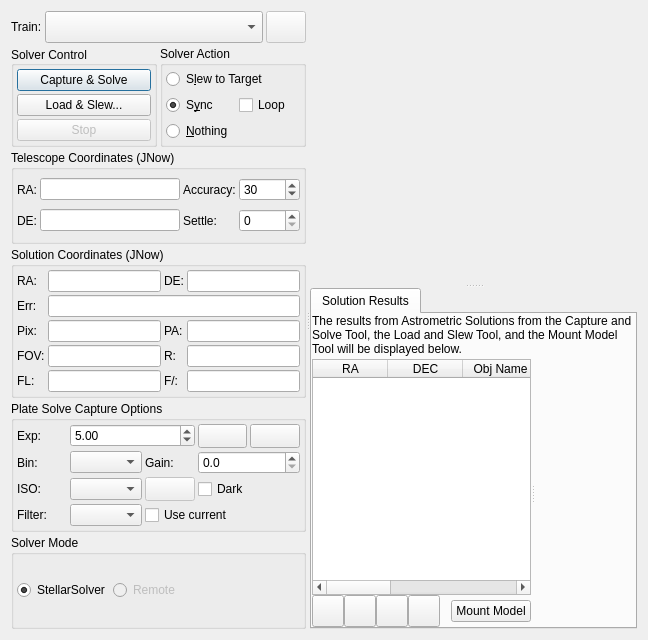
<?xml version="1.0" encoding="UTF-8"?>
<ui version="4.0">
 <class>Align</class>
 <widget class="QWidget" name="Align">
  <property name="geometry">
   <rect>
    <x>0</x>
    <y>0</y>
    <width>648</width>
    <height>640</height>
   </rect>
  </property>
  <layout class="QHBoxLayout" name="horizontalLayout_2">
   <item>
    <widget class="QSplitter" name="mainSplitter">
     <property name="orientation">
      <enum>Qt::Horizontal</enum>
     </property>
     <widget class="QWidget" name="layoutWidget">
      <layout class="QVBoxLayout" name="leftLayout">
       <property name="spacing">
        <number>3</number>
       </property>
       <item>
        <layout class="QHBoxLayout" name="trainLayout">
         <property name="spacing">
          <number>3</number>
         </property>
         <item>
          <widget class="QLabel" name="trainLabel">
           <property name="text">
            <string>Train:</string>
           </property>
          </widget>
         </item>
         <item>
          <widget class="QComboBox" name="opticalTrainCombo">
           <property name="sizePolicy">
            <sizepolicy hsizetype="MinimumExpanding" vsizetype="Fixed">
             <horstretch>0</horstretch>
             <verstretch>0</verstretch>
            </sizepolicy>
           </property>
           <property name="minimumSize">
            <size>
             <width>0</width>
             <height>32</height>
            </size>
           </property>
          </widget>
         </item>
         <item>
          <widget class="QPushButton" name="trainB">
           <property name="enabled">
            <bool>false</bool>
           </property>
           <property name="minimumSize">
            <size>
             <width>24</width>
             <height>24</height>
            </size>
           </property>
           <property name="maximumSize">
            <size>
             <width>16777215</width>
             <height>32</height>
            </size>
           </property>
           <property name="text">
            <string/>
           </property>
           <property name="icon">
            <iconset theme="document-edit"/>
           </property>
           <property name="iconSize">
            <size>
             <width>24</width>
             <height>24</height>
            </size>
           </property>
          </widget>
         </item>
        </layout>
       </item>
       <item>
        <layout class="QHBoxLayout" name="controlLayout">
         <property name="spacing">
          <number>3</number>
         </property>
         <item>
          <widget class="QGroupBox" name="controlBox">
           <property name="title">
            <string>Solver Control</string>
           </property>
           <property name="alignment">
            <set>Qt::AlignLeading|Qt::AlignLeft|Qt::AlignVCenter</set>
           </property>
           <layout class="QVBoxLayout" name="verticalLayout_4">
            <property name="spacing">
             <number>3</number>
            </property>
            <property name="leftMargin">
             <number>3</number>
            </property>
            <property name="topMargin">
             <number>3</number>
            </property>
            <property name="rightMargin">
             <number>3</number>
            </property>
            <property name="bottomMargin">
             <number>3</number>
            </property>
            <item>
             <widget class="QPushButton" name="solveB">
              <property name="enabled">
               <bool>true</bool>
              </property>
              <property name="text">
               <string>Capture &amp;&amp; Solve</string>
              </property>
              <property name="autoDefault">
               <bool>true</bool>
              </property>
              <property name="default">
               <bool>true</bool>
              </property>
             </widget>
            </item>
            <item>
             <widget class="QPushButton" name="loadSlewB">
              <property name="toolTip">
               <string>Load a FITS image and solve. Slew mount to image central coordinates.</string>
              </property>
              <property name="text">
               <string>Load &amp;&amp; Slew...</string>
              </property>
             </widget>
            </item>
            <item>
             <layout class="QHBoxLayout" name="stopLayout">
              <item>
               <widget class="QPushButton" name="stopB">
                <property name="enabled">
                 <bool>false</bool>
                </property>
                <property name="text">
                 <string>Stop</string>
                </property>
               </widget>
              </item>
             </layout>
            </item>
           </layout>
          </widget>
         </item>
         <item>
          <widget class="QGroupBox" name="gotoBox">
           <property name="toolTip">
            <string>Select which action to perform after the captured image is solved</string>
           </property>
           <property name="statusTip">
            <string>Select what action to take once a solution is found.</string>
           </property>
           <property name="title">
            <string>Solver Action</string>
           </property>
           <layout class="QGridLayout" name="gridLayout_4">
            <property name="leftMargin">
             <number>3</number>
            </property>
            <property name="topMargin">
             <number>3</number>
            </property>
            <property name="rightMargin">
             <number>3</number>
            </property>
            <property name="bottomMargin">
             <number>3</number>
            </property>
            <item row="1" column="0">
             <widget class="QRadioButton" name="syncR">
              <property name="toolTip">
               <string>Synchronize the telescope to the solution coordinates</string>
              </property>
              <property name="statusTip">
               <string/>
              </property>
              <property name="text">
               <string>S&amp;ync</string>
              </property>
              <property name="checked">
               <bool>true</bool>
              </property>
              <attribute name="buttonGroup">
               <string notr="true">gotoModeButtonGroup</string>
              </attribute>
             </widget>
            </item>
            <item row="3" column="0">
             <widget class="QRadioButton" name="nothingR">
              <property name="toolTip">
               <string>Just solve</string>
              </property>
              <property name="statusTip">
               <string/>
              </property>
              <property name="text">
               <string>&amp;Nothing</string>
              </property>
              <attribute name="buttonGroup">
               <string notr="true">gotoModeButtonGroup</string>
              </attribute>
             </widget>
            </item>
            <item row="1" column="1">
             <widget class="QCheckBox" name="solvingLoop">
              <property name="toolTip">
               <string>&lt;html&gt;&lt;head/&gt;&lt;body&gt;&lt;p&gt;Repeat plate solving if selected. This is only available for the solver actions &amp;quot;Sync&amp;quot; and &amp;quot;Nothing&amp;quot;.&lt;/p&gt;&lt;p&gt;To stop the plate solving loop, press the &amp;quot;Stop&amp;quot; button.&lt;/p&gt;&lt;/body&gt;&lt;/html&gt;</string>
              </property>
              <property name="text">
               <string>Loop</string>
              </property>
             </widget>
            </item>
            <item row="0" column="0" colspan="2">
             <widget class="QRadioButton" name="slewR">
              <property name="toolTip">
               <string>Synchronize the telescope to the solution coordinates and then slew to the target coordinates</string>
              </property>
              <property name="statusTip">
               <string/>
              </property>
              <property name="text">
               <string>S&amp;lew to Target</string>
              </property>
              <attribute name="buttonGroup">
               <string notr="true">gotoModeButtonGroup</string>
              </attribute>
             </widget>
            </item>
           </layout>
          </widget>
         </item>
        </layout>
       </item>
       <item>
        <widget class="QGroupBox" name="telescopeCoordinateGroup">
         <property name="title">
          <string>Telescope Coordinates (JNow)</string>
         </property>
         <layout class="QGridLayout" name="gridLayout">
          <property name="leftMargin">
           <number>3</number>
          </property>
          <property name="topMargin">
           <number>3</number>
          </property>
          <property name="rightMargin">
           <number>3</number>
          </property>
          <property name="bottomMargin">
           <number>3</number>
          </property>
          <property name="spacing">
           <number>3</number>
          </property>
          <item row="0" column="3">
           <widget class="QSpinBox" name="alignAccuracyThreshold">
            <property name="toolTip">
             <string>Accuracy threshold in arcseconds between solution and target coordinates. Plate solver shall be repeatedly executed until the solution coordinates are below the accuracy threshold</string>
            </property>
            <property name="minimum">
             <number>1</number>
            </property>
            <property name="maximum">
             <number>1200</number>
            </property>
            <property name="singleStep">
             <number>10</number>
            </property>
            <property name="value">
             <number>30</number>
            </property>
           </widget>
          </item>
          <item row="1" column="0">
           <widget class="QLabel" name="label_13">
            <property name="text">
             <string>DE:</string>
            </property>
           </widget>
          </item>
          <item row="1" column="1">
           <widget class="QLineEdit" name="ScopeDecOut">
            <property name="readOnly">
             <bool>true</bool>
            </property>
           </widget>
          </item>
          <item row="1" column="2">
           <widget class="QLabel" name="label_22">
            <property name="toolTip">
             <string>After telescope completes slewing, wait until it settles for this many milliseconds before capturing the next image.</string>
            </property>
            <property name="text">
             <string>Settle:</string>
            </property>
           </widget>
          </item>
          <item row="0" column="1">
           <widget class="QLineEdit" name="ScopeRAOut">
            <property name="readOnly">
             <bool>true</bool>
            </property>
           </widget>
          </item>
          <item row="1" column="3">
           <widget class="QSpinBox" name="alignSettlingTime">
            <property name="toolTip">
             <string>After telescope completes slewing, wait until it settles for this many milliseconds before capturing the next image.</string>
            </property>
            <property name="maximum">
             <number>15000</number>
            </property>
            <property name="singleStep">
             <number>100</number>
            </property>
           </widget>
          </item>
          <item row="0" column="0">
           <widget class="QLabel" name="label_12">
            <property name="text">
             <string>RA:</string>
            </property>
           </widget>
          </item>
          <item row="0" column="2">
           <widget class="QLabel" name="label_9">
            <property name="toolTip">
             <string>Accuracy threshold in arcseconds between solution and target coordinates. Plate solver shall be repeatedly executed until the solution coordinates are below the accuracy threshold</string>
            </property>
            <property name="text">
             <string>Accuracy:</string>
            </property>
           </widget>
          </item>
         </layout>
        </widget>
       </item>
       <item>
        <widget class="QGroupBox" name="solutionCoordinatesGroupBox">
         <property name="title">
          <string>Solution Coordinates (JNow)</string>
         </property>
         <layout class="QGridLayout" name="gridLayout_2">
          <property name="leftMargin">
           <number>3</number>
          </property>
          <property name="topMargin">
           <number>3</number>
          </property>
          <property name="rightMargin">
           <number>3</number>
          </property>
          <property name="bottomMargin">
           <number>3</number>
          </property>
          <property name="spacing">
           <number>3</number>
          </property>
          <item row="3" column="0">
           <widget class="QLabel" name="label_8">
            <property name="toolTip">
             <string>Effective field of view size in arcminutes.</string>
            </property>
            <property name="text">
             <string>FOV:</string>
            </property>
           </widget>
          </item>
          <item row="0" column="1">
           <widget class="QLineEdit" name="SolverRAOut">
            <property name="readOnly">
             <bool>true</bool>
            </property>
           </widget>
          </item>
          <item row="0" column="2">
           <widget class="QLabel" name="label_6">
            <property name="text">
             <string>DE:</string>
            </property>
           </widget>
          </item>
          <item row="1" column="0">
           <widget class="QLabel" name="err">
            <property name="toolTip">
             <string>Difference between telescope coordinates and solution coordinates in arcsec</string>
            </property>
            <property name="text">
             <string>Err:</string>
            </property>
           </widget>
          </item>
          <item row="1" column="1" colspan="3">
           <widget class="QLineEdit" name="errOut">
            <property name="toolTip">
             <string>Difference between telescope coordinates and solution coordinates in arcsec</string>
            </property>
            <property name="text">
             <string/>
            </property>
            <property name="readOnly">
             <bool>true</bool>
            </property>
           </widget>
          </item>
          <item row="0" column="0">
           <widget class="QLabel" name="label_2">
            <property name="text">
             <string>RA:</string>
            </property>
           </widget>
          </item>
          <item row="2" column="0">
           <widget class="QLabel" name="label_17">
            <property name="toolTip">
             <string>Image scale in arcsecs/pixel</string>
            </property>
            <property name="text">
             <string>Pix:</string>
            </property>
           </widget>
          </item>
          <item row="0" column="3">
           <widget class="QLineEdit" name="SolverDecOut">
            <property name="readOnly">
             <bool>true</bool>
            </property>
           </widget>
          </item>
          <item row="2" column="2">
           <widget class="QLabel" name="label_10">
            <property name="toolTip">
             <string>Image rotation angle, East of North</string>
            </property>
            <property name="text">
             <string>PA:</string>
            </property>
           </widget>
          </item>
          <item row="2" column="3">
           <widget class="QLineEdit" name="PAOut">
            <property name="toolTip">
             <string>Position angle in degrees, East of North</string>
            </property>
            <property name="readOnly">
             <bool>true</bool>
            </property>
           </widget>
          </item>
          <item row="2" column="1">
           <widget class="QLineEdit" name="pixScaleOut">
            <property name="toolTip">
             <string>Image scale in arcsecs/pixel</string>
            </property>
            <property name="readOnly">
             <bool>true</bool>
            </property>
           </widget>
          </item>
          <item row="4" column="0">
           <widget class="QLabel" name="label_14">
            <property name="text">
             <string>FL:</string>
            </property>
           </widget>
          </item>
          <item row="4" column="1">
           <widget class="QLineEdit" name="FocalLengthOut">
            <property name="toolTip">
             <string>&lt;html&gt;&lt;head/&gt;&lt;body&gt;&lt;p&gt;Calculated telescope (effective) focal length in millimeters. The effective focal length is measured from plate-solving.&lt;/p&gt;&lt;/body&gt;&lt;/html&gt;</string>
            </property>
            <property name="readOnly">
             <bool>true</bool>
            </property>
           </widget>
          </item>
          <item row="4" column="2">
           <widget class="QLabel" name="label_16">
            <property name="text">
             <string>F/:</string>
            </property>
           </widget>
          </item>
          <item row="4" column="3">
           <widget class="QLineEdit" name="FocalRatioOut">
            <property name="toolTip">
             <string>&lt;html&gt;&lt;head/&gt;&lt;body&gt;&lt;p&gt;Calculated telescope (effective) focal ratio. The effective focal ratio is measured from astrometry.&lt;/p&gt;&lt;/body&gt;&lt;/html&gt;</string>
            </property>
            <property name="readOnly">
             <bool>true</bool>
            </property>
           </widget>
          </item>
          <item row="3" column="1">
           <widget class="QLineEdit" name="FOVOut">
            <property name="toolTip">
             <string>Effective field of view size in arcminutes.</string>
            </property>
            <property name="text">
             <string/>
            </property>
            <property name="readOnly">
             <bool>false</bool>
            </property>
           </widget>
          </item>
          <item row="3" column="2">
           <widget class="QLabel" name="label">
            <property name="text">
             <string>R:</string>
            </property>
           </widget>
          </item>
          <item row="3" column="3">
           <widget class="QLineEdit" name="ReducerOut">
            <property name="toolTip">
             <string>&lt;html&gt;&lt;head/&gt;&lt;body&gt;&lt;p&gt;Reducer or Barlow factor.&lt;/p&gt;&lt;/body&gt;&lt;/html&gt;</string>
            </property>
           </widget>
          </item>
         </layout>
        </widget>
       </item>
       <item>
        <widget class="QGroupBox" name="plateSolverOptionsGroup">
         <property name="title">
          <string>Plate Solve Capture Options</string>
         </property>
         <layout class="QGridLayout" name="gridLayout_3">
          <property name="leftMargin">
           <number>3</number>
          </property>
          <property name="topMargin">
           <number>3</number>
          </property>
          <property name="rightMargin">
           <number>3</number>
          </property>
          <property name="bottomMargin">
           <number>3</number>
          </property>
          <property name="spacing">
           <number>3</number>
          </property>
          <item row="2" column="2">
           <widget class="QLabel" name="label_5">
            <property name="text">
             <string>Gain:</string>
            </property>
           </widget>
          </item>
          <item row="2" column="0">
           <widget class="QLabel" name="label_18">
            <property name="text">
             <string>Bin:</string>
            </property>
           </widget>
          </item>
          <item row="5" column="1">
           <widget class="QComboBox" name="alignFilter"/>
          </item>
          <item row="1" column="4">
           <widget class="QPushButton" name="showFITSViewerB">
            <property name="minimumSize">
             <size>
              <width>24</width>
              <height>24</height>
             </size>
            </property>
            <property name="maximumSize">
             <size>
              <width>16777215</width>
              <height>32</height>
             </size>
            </property>
            <property name="toolTip">
             <string>Show in FITS Viewer...</string>
            </property>
            <property name="text">
             <string/>
            </property>
            <property name="iconSize">
             <size>
              <width>24</width>
              <height>24</height>
             </size>
            </property>
           </widget>
          </item>
          <item row="3" column="3" colspan="2">
           <widget class="QCheckBox" name="alignDarkFrame">
            <property name="toolTip">
             <string>&lt;html&gt;&lt;head/&gt;&lt;body&gt;&lt;p&gt;Subtract dark frame. Create dark frames or defect maps in the Dark Library tool in the capture module.&lt;/p&gt;&lt;/body&gt;&lt;/html&gt;</string>
            </property>
            <property name="text">
             <string>Dark</string>
            </property>
           </widget>
          </item>
          <item row="2" column="1">
           <widget class="QComboBox" name="alignBinning">
            <property name="toolTip">
             <string>Camera binning</string>
            </property>
           </widget>
          </item>
          <item row="1" column="3">
           <widget class="QPushButton" name="toggleFullScreenB">
            <property name="minimumSize">
             <size>
              <width>24</width>
              <height>24</height>
             </size>
            </property>
            <property name="maximumSize">
             <size>
              <width>16777215</width>
              <height>32</height>
             </size>
            </property>
            <property name="toolTip">
             <string>Toggle Full Screen</string>
            </property>
            <property name="text">
             <string/>
            </property>
            <property name="iconSize">
             <size>
              <width>24</width>
              <height>24</height>
             </size>
            </property>
           </widget>
          </item>
          <item row="1" column="1" colspan="2">
           <widget class="QDoubleSpinBox" name="alignExposure">
            <property name="toolTip">
             <string>Exposure duration in seconds</string>
            </property>
            <property name="minimum">
             <double>0.100000000000000</double>
            </property>
            <property name="maximum">
             <double>300.000000000000000</double>
            </property>
            <property name="singleStep">
             <double>1.000000000000000</double>
            </property>
            <property name="value">
             <double>5.000000000000000</double>
            </property>
           </widget>
          </item>
          <item row="2" column="3" colspan="2">
           <widget class="QDoubleSpinBox" name="alignGain">
            <property name="sizePolicy">
             <sizepolicy hsizetype="MinimumExpanding" vsizetype="Fixed">
              <horstretch>0</horstretch>
              <verstretch>0</verstretch>
             </sizepolicy>
            </property>
            <property name="toolTip">
             <string>Camera Gain</string>
            </property>
            <property name="decimals">
             <number>1</number>
            </property>
            <property name="maximum">
             <double>10000.000000000000000</double>
            </property>
            <property name="singleStep">
             <double>10.000000000000000</double>
            </property>
           </widget>
          </item>
          <item row="5" column="0">
           <widget class="QLabel" name="FilterPosLabel">
            <property name="text">
             <string>Filter:</string>
            </property>
           </widget>
          </item>
          <item row="3" column="1">
           <widget class="QComboBox" name="alignISO">
            <property name="toolTip">
             <string>Camera ISO</string>
            </property>
           </widget>
          </item>
          <item row="1" column="0">
           <widget class="QLabel" name="label_7">
            <property name="text">
             <string>Exp:</string>
            </property>
           </widget>
          </item>
          <item row="3" column="2">
           <widget class="QPushButton" name="rotatorB">
            <property name="enabled">
             <bool>false</bool>
            </property>
            <property name="minimumSize">
             <size>
              <width>24</width>
              <height>24</height>
             </size>
            </property>
            <property name="toolTip">
             <string>Rotator Settings</string>
            </property>
            <property name="text">
             <string/>
            </property>
            <property name="icon">
             <iconset theme="rotation-allowed"/>
            </property>
            <property name="iconSize">
             <size>
              <width>24</width>
              <height>24</height>
             </size>
            </property>
           </widget>
          </item>
          <item row="3" column="0">
           <widget class="QLabel" name="label_11">
            <property name="text">
             <string>ISO:</string>
            </property>
           </widget>
          </item>
          <item row="5" column="2" colspan="3">
           <widget class="QCheckBox" name="alignUseCurrentFilter">
            <property name="toolTip">
             <string>&lt;html&gt;&lt;head/&gt;&lt;body&gt;&lt;p&gt;If checked, the currently selected filter will be used for alignment. &lt;/p&gt;&lt;p&gt;If you want to use a certain (fixed) filter for alignment, leave unchecked and select the filter manually.&lt;/p&gt;&lt;/body&gt;&lt;/html&gt;</string>
            </property>
            <property name="text">
             <string>Use current</string>
            </property>
           </widget>
          </item>
         </layout>
        </widget>
       </item>
       <item>
        <widget class="QGroupBox" name="stellarSolverOptionsGroup">
         <property name="title">
          <string>Solver Mode</string>
         </property>
         <layout class="QHBoxLayout" name="horizontalLayout" stretch="0,0,0">
          <property name="spacing">
           <number>3</number>
          </property>
          <property name="leftMargin">
           <number>3</number>
          </property>
          <property name="topMargin">
           <number>3</number>
          </property>
          <property name="rightMargin">
           <number>3</number>
          </property>
          <property name="bottomMargin">
           <number>3</number>
          </property>
          <item>
           <widget class="QRadioButton" name="localSolverR">
            <property name="text">
             <string>StellarSolver</string>
            </property>
            <property name="checked">
             <bool>true</bool>
            </property>
            <attribute name="buttonGroup">
             <string notr="true">solverModeButtonGroup</string>
            </attribute>
           </widget>
          </item>
          <item>
           <widget class="QRadioButton" name="remoteSolverR">
            <property name="enabled">
             <bool>false</bool>
            </property>
            <property name="text">
             <string>Remote</string>
            </property>
            <attribute name="buttonGroup">
             <string notr="true">solverModeButtonGroup</string>
            </attribute>
           </widget>
          </item>
          <item>
           <spacer name="horizontalSpacer">
            <property name="orientation">
             <enum>Qt::Horizontal</enum>
            </property>
            <property name="sizeHint" stdset="0">
             <size>
              <width>40</width>
              <height>20</height>
             </size>
            </property>
           </spacer>
          </item>
         </layout>
        </widget>
       </item>
      </layout>
     </widget>
     <widget class="QSplitter" name="rightLayout">
      <property name="sizePolicy">
       <sizepolicy hsizetype="Expanding" vsizetype="Expanding">
        <horstretch>0</horstretch>
        <verstretch>0</verstretch>
       </sizepolicy>
      </property>
      <property name="orientation">
       <enum>Qt::Vertical</enum>
      </property>
      <widget class="QWidget" name="alignWidget" native="true">
       <property name="sizePolicy">
        <sizepolicy hsizetype="Expanding" vsizetype="Expanding">
         <horstretch>0</horstretch>
         <verstretch>0</verstretch>
        </sizepolicy>
       </property>
       <property name="minimumSize">
        <size>
         <width>320</width>
         <height>240</height>
        </size>
       </property>
      </widget>
      <widget class="QTabWidget" name="tabWidget">
       <property name="currentIndex">
        <number>0</number>
       </property>
       <widget class="QWidget" name="solutionResults">
        <attribute name="title">
         <string>Solution Results</string>
        </attribute>
        <layout class="QVBoxLayout" name="verticalLayout_11">
         <property name="spacing">
          <number>3</number>
         </property>
         <property name="leftMargin">
          <number>0</number>
         </property>
         <property name="topMargin">
          <number>0</number>
         </property>
         <property name="rightMargin">
          <number>0</number>
         </property>
         <property name="bottomMargin">
          <number>0</number>
         </property>
         <item>
          <widget class="QLabel" name="label_15">
           <property name="sizePolicy">
            <sizepolicy hsizetype="Preferred" vsizetype="Preferred">
             <horstretch>0</horstretch>
             <verstretch>0</verstretch>
            </sizepolicy>
           </property>
           <property name="text">
            <string>The results from Astrometric Solutions from the Capture and Solve Tool, the Load and Slew Tool, and the Mount Model Tool will be displayed below.</string>
           </property>
           <property name="wordWrap">
            <bool>true</bool>
           </property>
          </widget>
         </item>
         <item>
          <widget class="QSplitter" name="alignSplitter">
           <property name="sizePolicy">
            <sizepolicy hsizetype="Expanding" vsizetype="Expanding">
             <horstretch>0</horstretch>
             <verstretch>0</verstretch>
            </sizepolicy>
           </property>
           <property name="orientation">
            <enum>Qt::Horizontal</enum>
           </property>
           <widget class="QWidget" name="verticalLayoutWidget">
            <layout class="QVBoxLayout" name="verticalLayout_20">
             <property name="spacing">
              <number>0</number>
             </property>
             <property name="rightMargin">
              <number>0</number>
             </property>
             <item>
              <widget class="QTableWidget" name="solutionTable">
               <property name="columnCount">
                <number>6</number>
               </property>
               <attribute name="horizontalHeaderDefaultSectionSize">
                <number>75</number>
               </attribute>
               <column>
                <property name="text">
                 <string>RA</string>
                </property>
               </column>
               <column>
                <property name="text">
                 <string>DEC</string>
                </property>
               </column>
               <column>
                <property name="text">
                 <string>Obj Name</string>
                </property>
               </column>
               <column>
                <property name="text">
                 <string>~~</string>
                </property>
               </column>
               <column>
                <property name="text">
                 <string>dRA</string>
                </property>
               </column>
               <column>
                <property name="text">
                 <string>dDE</string>
                </property>
               </column>
              </widget>
             </item>
             <item>
              <layout class="QHBoxLayout" name="horizontalLayout_19">
               <property name="topMargin">
                <number>0</number>
               </property>
               <item>
                <widget class="QPushButton" name="clearAllSolutionsB">
                 <property name="minimumSize">
                  <size>
                   <width>32</width>
                   <height>32</height>
                  </size>
                 </property>
                 <property name="maximumSize">
                  <size>
                   <width>32</width>
                   <height>32</height>
                  </size>
                 </property>
                 <property name="toolTip">
                  <string>Clear all of the solutions from the solutions table.  Be careful because you cannot get them back.</string>
                 </property>
                 <property name="text">
                  <string/>
                 </property>
                </widget>
               </item>
               <item>
                <widget class="QPushButton" name="removeSolutionB">
                 <property name="minimumSize">
                  <size>
                   <width>32</width>
                   <height>32</height>
                  </size>
                 </property>
                 <property name="maximumSize">
                  <size>
                   <width>32</width>
                   <height>33</height>
                  </size>
                 </property>
                 <property name="toolTip">
                  <string>Remove the selected row from the solutions table.  This can be useful for getting rid of results that did not actually solve from the table and/or results that you do not need any more.  It can clean up clutter on both the graph and table.</string>
                 </property>
                 <property name="text">
                  <string/>
                 </property>
                </widget>
               </item>
               <item>
                <widget class="QPushButton" name="exportSolutionsCSV">
                 <property name="minimumSize">
                  <size>
                   <width>32</width>
                   <height>32</height>
                  </size>
                 </property>
                 <property name="maximumSize">
                  <size>
                   <width>32</width>
                   <height>33</height>
                  </size>
                 </property>
                 <property name="toolTip">
                  <string>Export all of the solutions in the Solution Results table to CSV file of your choosing for further analysis in a spreadsheet.</string>
                 </property>
                 <property name="text">
                  <string/>
                 </property>
                </widget>
               </item>
               <item>
                <widget class="QPushButton" name="autoScaleGraphB">
                 <property name="minimumSize">
                  <size>
                   <width>32</width>
                   <height>32</height>
                  </size>
                 </property>
                 <property name="maximumSize">
                  <size>
                   <width>32</width>
                   <height>33</height>
                  </size>
                 </property>
                 <property name="toolTip">
                  <string>Auto scale and center the Solution Results graph.</string>
                 </property>
                 <property name="text">
                  <string/>
                 </property>
                </widget>
               </item>
               <item>
                <spacer name="horizontalSpacer_11">
                 <property name="orientation">
                  <enum>Qt::Horizontal</enum>
                 </property>
                 <property name="sizeHint" stdset="0">
                  <size>
                   <width>40</width>
                   <height>20</height>
                  </size>
                 </property>
                </spacer>
               </item>
               <item>
                <widget class="QPushButton" name="mountModelB">
                 <property name="toolTip">
                  <string>Launch the mount model tool. This tool enables you to create pre-programmed list of points to go to and solve. It can aid in building a pointing model for better accuracy.</string>
                 </property>
                 <property name="text">
                  <string>Mount Model</string>
                 </property>
                </widget>
               </item>
              </layout>
             </item>
            </layout>
           </widget>
           <widget class="QCustomPlot" name="alignPlot" native="true">
            <property name="sizePolicy">
             <sizepolicy hsizetype="Expanding" vsizetype="Expanding">
              <horstretch>0</horstretch>
              <verstretch>0</verstretch>
             </sizepolicy>
            </property>
            <property name="minimumSize">
             <size>
              <width>100</width>
              <height>100</height>
             </size>
            </property>
            <property name="baseSize">
             <size>
              <width>190</width>
              <height>190</height>
             </size>
            </property>
           </widget>
          </widget>
         </item>
        </layout>
       </widget>
      </widget>
     </widget>
    </widget>
   </item>
  </layout>
 </widget>
 <customwidgets>
  <customwidget>
   <class>QCustomPlot</class>
   <extends>QWidget</extends>
   <header>auxiliary/qcustomplot.h</header>
   <container>1</container>
  </customwidget>
 </customwidgets>
 <tabstops>
  <tabstop>opticalTrainCombo</tabstop>
  <tabstop>trainB</tabstop>
  <tabstop>solveB</tabstop>
  <tabstop>loadSlewB</tabstop>
  <tabstop>stopB</tabstop>
  <tabstop>syncR</tabstop>
  <tabstop>nothingR</tabstop>
  <tabstop>ScopeRAOut</tabstop>
  <tabstop>alignAccuracyThreshold</tabstop>
  <tabstop>ScopeDecOut</tabstop>
  <tabstop>alignSettlingTime</tabstop>
  <tabstop>SolverRAOut</tabstop>
  <tabstop>SolverDecOut</tabstop>
  <tabstop>errOut</tabstop>
  <tabstop>pixScaleOut</tabstop>
  <tabstop>PAOut</tabstop>
  <tabstop>FOVOut</tabstop>
  <tabstop>ReducerOut</tabstop>
  <tabstop>FocalLengthOut</tabstop>
  <tabstop>FocalRatioOut</tabstop>
  <tabstop>alignExposure</tabstop>
  <tabstop>toggleFullScreenB</tabstop>
  <tabstop>showFITSViewerB</tabstop>
  <tabstop>alignBinning</tabstop>
  <tabstop>alignGain</tabstop>
  <tabstop>alignISO</tabstop>
  <tabstop>rotatorB</tabstop>
  <tabstop>alignDarkFrame</tabstop>
  <tabstop>alignFilter</tabstop>
  <tabstop>localSolverR</tabstop>
  <tabstop>remoteSolverR</tabstop>
  <tabstop>clearAllSolutionsB</tabstop>
  <tabstop>removeSolutionB</tabstop>
  <tabstop>exportSolutionsCSV</tabstop>
  <tabstop>autoScaleGraphB</tabstop>
  <tabstop>mountModelB</tabstop>
  <tabstop>tabWidget</tabstop>
  <tabstop>solutionTable</tabstop>
 </tabstops>
 <resources/>
 <connections/>
 <buttongroups>
  <buttongroup name="gotoModeButtonGroup"/>
  <buttongroup name="solverModeButtonGroup"/>
 </buttongroups>
</ui>
